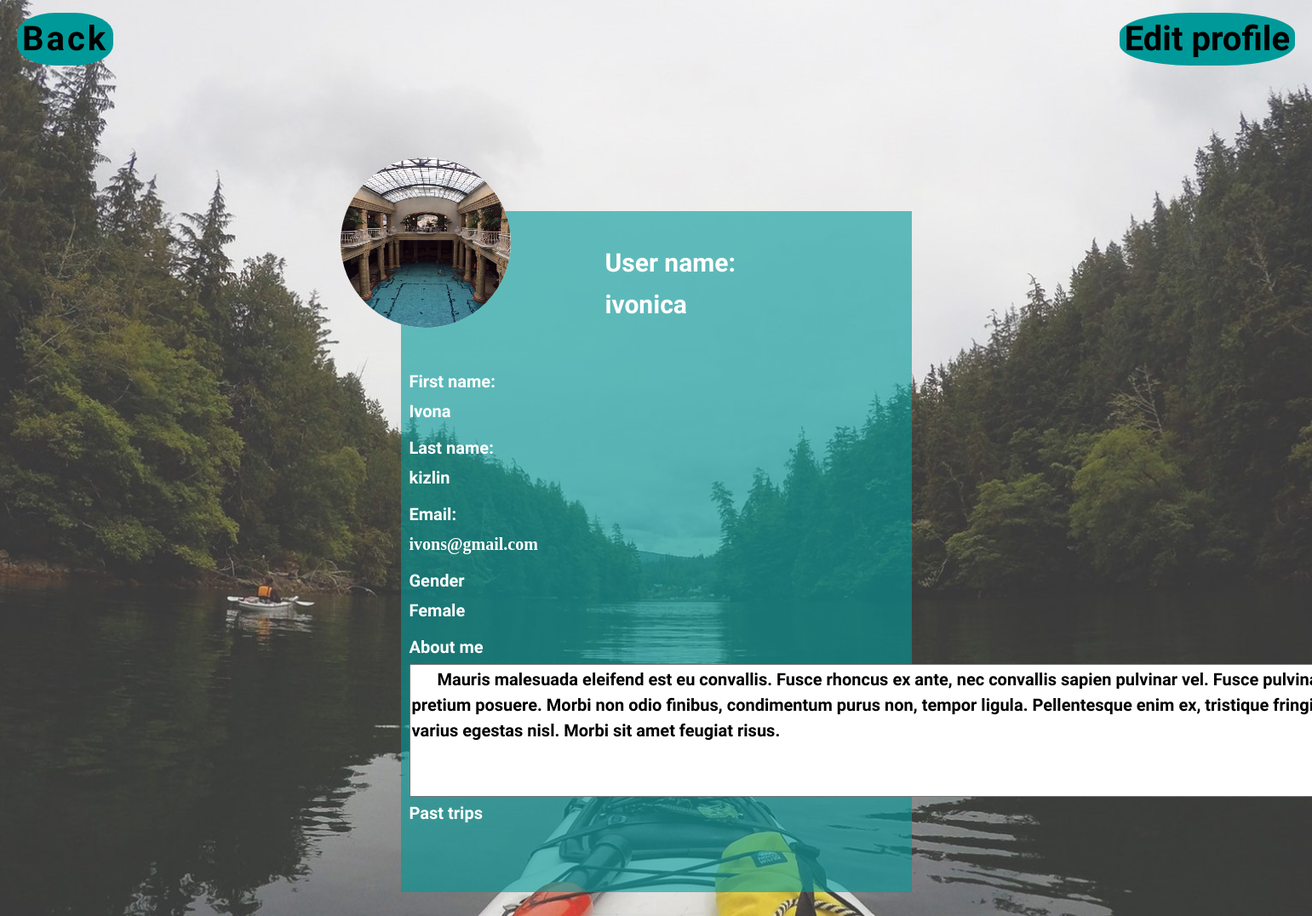
Screenshot of /profile/ivonica (signed in) with the database file from the repository.
### app/models.py (models this page shows, shortened)
class User(UserMixin,db.Model):
    id = db.Column(db.Integer, primary_key=True)
    username = db.Column(db.String(64),index=True,unique=True)
    email = db.Column(db.String(120),index=True,unique=True)
    password_hash = db.Column(db.String(128))
    first_name = db.Column(db.String(128))
    last_name = db.Column(db.String(128))
    bio = db.Column(db.String(128))
    spol = db.Column(db.String(10))
    user_picture = db.Column(db.String(120))
    @login.user_loader
    def load_user(id):
        return User.query.get(int(id))

### app/routes.py (the view)
@app.route('/profile/<id>', methods = ['GET', 'POST'])
@login_required
def profile(id):
    user = User.query.filter_by(username = id).first()
    past_trips = JoinTrip.query.filter_by(user_id = user.id)
    past_trips_data = []
    if past_trips is not None:
        for item in past_trips:
            trip = Trip.query.filter_by(id = item.trip_id).first()
            trip_data = {'location': trip.location}
            past_trips_data.append(trip_data)
    user_data = {'username' : user.username, 'first_name' : user.first_name, 'last_name' : user.last_name,
    'sex' : user.spol, 'bio' : user.bio, 'email' : user.email, 'picture' : user.user_picture, 'past_trips' : past_trips_data}
    return render_template('profile.html', title="Profile", data = user_data)

### app/templates/profile.html (shortened to what this page needs)
<!DOCTYPE html>
<html>
  <head>
    <link rel="stylesheet" href="https://stackpath.bootstrapcdn.com/bootstrap/4.2.1/css/bootstrap.min.css">
    <link rel="stylesheet" type="text/css" href="{{ url_for('static',filename='styles/profile.css') }}">
  <link rel="stylesheet" href="https://maxcdn.bootstrapcdn.com/bootstrap/4.2.1/css/bootstrap.min.css">
  </head>
  <header>
    <ul>
      <li><a class="newtrip" href="{{ url_for('home') }}"><button class="btn1" id = "add_btn">Back</button></a></li>
      <li><a class="logout" href="{{ url_for('edit') }}"><button class="btn2" id = "logout_btn">Edit profile</button></a></li>
    </ul>
  </header>
<body>
  {% if data.picture %}
    <image src="{{ url_for('static', filename='uploads/' + data.picture) }}" class="rounded-circle">
    </image>
  {% else %}
    <image src="{{ url_for('static', filename='styles/user.jpg') }}" class="rounded-circle">
    </image>
  {% endif %}
  <div class="square">
    <div id="about">
    <h6 id="userName">User name: </h6>
    <p id="userName">{{ data.username }}</p>
    <h6 id="otherInfo">First name: </h6>
    <p id="otherInfo">{{ data.first_name }}</p>
    <h6 id="otherInfo">Last name: </h6>
    <p id="otherInfo">{{ data.last_name }}</p>
    <h6 id="otherInfo">Email: </h6>
    <p id="otherInfo1">{{ data.email }}</p>
    <h6 id="otherInfo">Gender</h6>
    <p id="otherInfo">{{ data.sex }}</p>
    <h6 id="otherInfo">About me</h6>
    <textarea rows="5" cols="100" id="otherInfo" readonly="readonly">
     {{ data.bio }}
    </textarea>
    <h6 id="otherInfo">Past trips</h6>
    <div style="overflow-y: scroll; width:500px; height:70px;" id="otherInfo">
    </div>
    </div>
  </div>
</body>
</html>

### app/static/styles/profile.css (style rules this page uses)
body { background: url("back.jpg")no-repeat center center fixed; -webkit-background-size: cover; -moz-background-size: cover; -o-background-size: cover; background-size: cover; }
header li { overflow: hidden; }
header li a { color: black; text-decoration: none; }
#add_btn { position: absolute; top: 15px; left: 20px; letter-spacing: 3px; border: 3px solid #009999; }
#logout_btn { position: absolute; top: 15px; right: 20px; }
#logout_btn { font-family: 'Amatic SC', cursive; font-weight: bold; border-radius: 40%; border: none; background-color: #009999; font-size: 40px; }
#add_btn { font-family: 'Amatic SC', cursive; font-weight: bold; border-radius: 40%; border: none; background-color: #009999; font-size: 40px; }
.rounded-circle { display: -webkit-flex; -webkit-align-items: center; align-items: center; width: 200px; height: 200px; border-radius: 50%; background-color: white; margin-top: 121px; position: absolute; margin-left: 400px; z-index: 1; }
.square { width: 600px; height: 800px; background-color: white; margin: auto; display: flex; align-items: center; position: relative; margin-top: 200px; margin-bottom: 80px; background-color: rgba(0, 153, 153, 0.6); color: white; font-family: 'Amatic SC', cursive; font-weight: bold; }
#about { display: inline-block; padding-left: 10px; top: -50px }
#userName { position: relative; margin-left: 230px; font-size: 30px; font-weight: bold; }
#otherInfo { position: relative; top: 40px; font-size: 20px; font-weight: bold; }
#otherInfo1 { position: relative; top: 40px; font-family: georgia; font-size: 20px; font-weight: bold; }

### rows the page displays
User: user_picture (picture), username "ivonica", first_name "Ivona", last_name "kizlin", email "ivons@gmail.com", sex "Female", bio "Mauris malesuada eleifend est eu convallis. Fusce rhoncus ex ante, nec convallis sapien pulvinar vel. Fusce pulvinar erat quis pretium posuere. Morbi non odio finibus, condimentum purus non, tempor ligula. Pellentesque enim ex, tristique fringilla odio eu, varius egestas nisl. Morbi sit amet feugiat risus."
